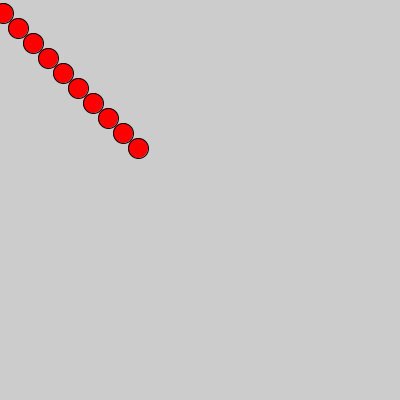
Frame 1 (no input)
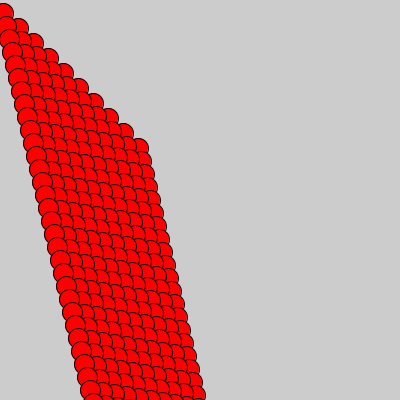
Frame 60 (the mouse pressed at the canvas centre just before this capture)
Frame 120 (the mouse held since frame 60 and released just before this capture): identical to frame 60, image omitted

The Processing sketch that drew these frames (run headless with seeded random() and noise(); from frame 60 on, the mouse is pressed at the canvas centre):

// Processing sketch: task4
// ── task4.pde
//int[] Circle = new int[10];
Circle[] circles = new Circle[10];

void setup() {
  size(400, 400);
  //Circle c1 = new Circle(20, 20);
  //c1.display();


  int space = 15;

  for (int i = 0; i<10; i++) {

    Circle c = new Circle(i *space, i*space);
    circles[i] = c;
    println(i);
  }
}
void draw() {
  for (Circle c : circles) {
    c.move(3, 13);
  }
}

// ── Circle.pde
class Circle {
  int xPos;
  int yPos;


  Circle(int xPos, int yPos) {
    this.xPos = xPos;
    this.yPos = yPos;
  }

  void display() {
    fill(255, 0, 0);
    ellipse(xPos, yPos, 20, 20);
  }
  void move(int xMove, int yMove){
 this.xPos += xMove;
 this.yPos += yMove;
 display();
  
  }
}
